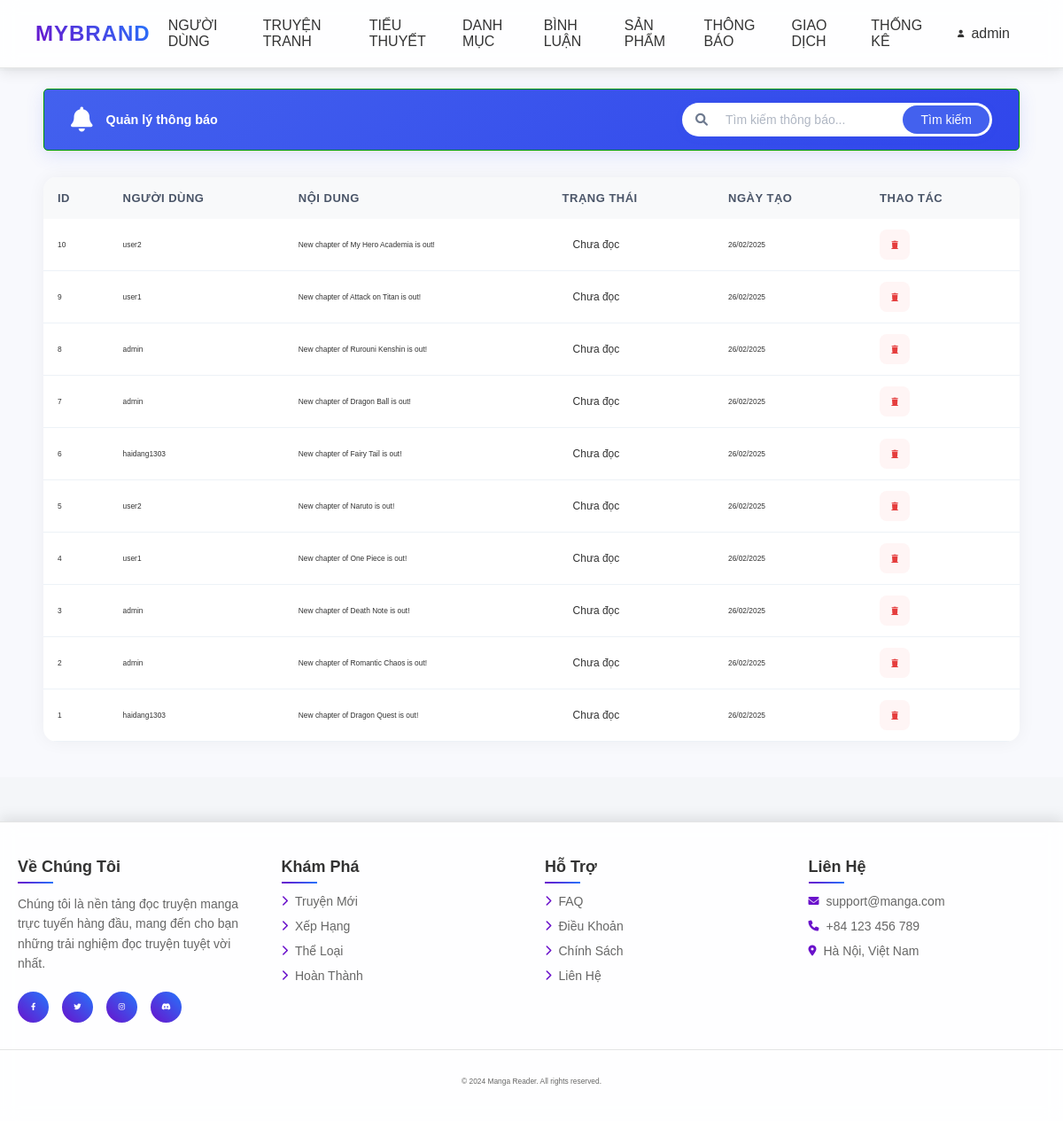
Page /app/admin/index.php?act=list_notifications (signed in) on the committed database.
### tables this page shows
CREATE TABLE `notifications` (
  `notification_id` int(11) NOT NULL,
  `user_id` int(11) NOT NULL,
  `content` text NOT NULL,
  `is_read` tinyint(1) DEFAULT 0,
  `created_at` timestamp NOT NULL DEFAULT current_timestamp()
);

CREATE TABLE `users` (
  `user_id` int(11) NOT NULL,
  `user_email` varchar(255) NOT NULL,
  `password` varchar(255) NOT NULL,
  `username` varchar(100) NOT NULL,
  `role` enum('admin','user') DEFAULT 'user',
  `created_at` timestamp NOT NULL DEFAULT current_timestamp()
);

### app/models/pdo.php (called while the page is built, shortened)
<?php
function pdo_get_connection(){
    $dburl = "mysql:host=localhost;dbname=comic;charset=utf8mb4";
    $username = 'root';
    $password = '';
    $conn = new PDO($dburl, $username, $password);
    $conn->setAttribute(PDO::ATTR_ERRMODE, PDO::ERRMODE_EXCEPTION);
    return $conn;
}
function pdo_query($sql){
    $sql_args = array_slice(func_get_args(), 1);
    try{
        $conn = pdo_get_connection();
        $stmt = $conn->prepare($sql);
        $stmt->execute($sql_args);
        $rows = $stmt->fetchAll();
        return $rows;
    }
    catch(PDOException $e){
        throw $e;
    }
    finally{
        unset($conn);
    }
}

### app/admin/model/NotificationsModel.php (called while the page is built, shortened)
<?php
function loadall_notifications($keyword = "") {
    $sql = "SELECT n.*, u.username
            FROM notifications n
            LEFT JOIN users u ON n.user_id = u.user_id";
    $sql .= " ORDER BY n.created_at DESC";
    return pdo_query($sql);
}

### app/admin/view/notifications/list.php (the view, shortened to what this page needs)
<!DOCTYPE html>
<html lang="vi">
<head>
    <link rel="stylesheet" href="public/css/admin.css">
    <link rel="stylesheet" href="public/css/index.css">
    <link rel="stylesheet" href="https://cdnjs.cloudflare.com/ajax/libs/font-awesome/6.0.0/css/all.min.css">
</head>
<body>
    <div class="main-content">
        <div class="header">
            <div class="header-title">
                <h1><i class="fas fa-bell"></i> Quản lý thông báo</h1>
            </div>
            <div class="search-box">
                <form action="index.php?act=list_notifications" method="POST">
                    <div class="search-wrapper">
                        <i class="fas fa-search search-icon"></i>
                        <input type="text" name="keyword" placeholder="Tìm kiếm thông báo...">
                        <button type="submit" name="timkiem">Tìm kiếm</button>
                    </div>
                </form>
            </div>
        </div>
        <div class="content">
            <div class="users-table">
                <table>
                    <thead>
                        <tr>
                            <th>ID</th>
                            <th>Người dùng</th>
                            <th>Nội dung</th>
                            <th>Trạng thái</th>
                            <th>Ngày tạo</th>
                            <th>Thao tác</th>
                        </tr>
                    </thead>
                    <tbody>
                        <?php
                        if(isset($listnotifications) && count($listnotifications) > 0) {
                            foreach ($listnotifications as $notification) {
                                extract($notification);
                                $trang_thai = $is_read ? "Đã đọc" : "Chưa đọc";
                                $xoa_notification = "index.php?act=xoa_notification&notification_id=".$notification_id;
                                echo '<tr>
                                        <td>'.htmlspecialchars($notification_id).'</td>
                                        <td>'.htmlspecialchars($username).'</td>
                                        <td>'.htmlspecialchars($content).'</td>
                                        <td><span class="role-badge '.($is_read ? 'read' : 'unread').'">'.$trang_thai.'</span></td>
                                        <td>'.date('d/m/Y', strtotime($created_at)).'</td>
                                        <td class="actions">
                                            <a href="'.$xoa_notification.'" class="delete-btn"
                                               onclick="return confirm(\'Bạn có chắc muốn xóa thông báo này?\')"
                                               title="Xóa">
                                                <i class="fas fa-trash"></i>
                                            </a>
                                        </td>
                                    </tr>';
                            }
                        } else {
                            echo '<tr><td colspan="6" class="text-center">Không có thông báo nào</td></tr>';
                        }
                        ?>
                    </tbody>
                </table>
            </div>
        </div>
    </div>
</body>
</html>

### public/css/admin.css (style rules this page uses)
:root { --primary: #4361ee; --primary-dark: #3046eb; --primary-light: #eef2ff; --secondary: #2b3ff7; --text-dark: #1e2532; --text-light: #6e7a8f; --white: #ffffff; --bg-light: #f8f9fd; }
* { margin: 0; padding: 0; box-sizing: border-box; }
body { font-family: 'Segoe UI', Tahoma, Geneva, Verdana, sans-serif; background: #f4f6f9; color: #333; }
.main-content { padding: 20px; margin: 80px auto 0; width: 100%; position: relative; min-height: calc(100vh - 80px); background: var(--bg-light); }
.content { width: 95%; margin: 0 auto; }
.header { display: flex; justify-content: space-between; align-items: center; margin: 0 auto 30px; background: linear-gradient(145deg, var(--primary), var(--primary-dark)); padding: 0px 10px; border-radius: 20px; box-shadow: 0 5px 20px rgba(67, 97, 238, 0.15); width: 95%; }
.header-title { flex: 1; }
.header-title h1 { color: var(--white); font-size: 26px; font-weight: 600; display: flex; align-items: center; gap: 15px; }
.header-title h1 i { color: var(--white); font-size: 28px; }
.search-box { margin-left: auto; padding-right: 20px; }
.search-wrapper { position: relative; display: flex; align-items: center; background: var(--white); border-radius: 30px; padding: 3px 3px 3px 15px; transition: all 0.3s ease; box-shadow: 0 2px 10px rgba(67, 97, 238, 0.08); width: 350px; }
.search-icon { color: var(--text-light); font-size: 14px; margin-right: 8px; }
.search-wrapper input[type="text"] { flex: 1; padding: 8px 12px; border: none; background: transparent; font-size: 14px; color: var(--text-dark); width: 100%; }
.search-wrapper input[type="text"]::placeholder { color: #b0b7c3; font-size: 14px; }
.search-wrapper button { background: var(--primary); color: var(--white); border: none; padding: 8px 20px; border-radius: 30px; font-size: 14px; font-weight: 500; cursor: pointer; transition: all 0.3s ease; }
.users-table { background: #ffffff; border-radius: 15px; box-shadow: 0 0 20px rgba(0, 0, 0, 0.05); overflow: hidden; margin: 20px 0; }
.users-table table { width: 100%; border-collapse: separate; border-spacing: 0; }
.users-table thead tr { background: #f8f9fa; border-bottom: 2px solid #edf2f7; }
.users-table th { padding: 16px; font-size: 13px; font-weight: 600; color: #4a5568; text-transform: uppercase; letter-spacing: 0.5px; text-align: left; }
.users-table td { padding: 16px; vertical-align: middle; border-bottom: 1px solid #edf2f7; }
.edit-btn, .delete-btn { width: 34px; height: 34px; display: inline-flex; align-items: center; justify-content: center; border-radius: 8px; transition: all 0.2s ease; }
.delete-btn { background: #fff5f5; color: #e53e3e; }
.role-badge { padding: 6px 12px; border-radius: 20px; font-size: 12px; font-weight: 500; display: inline-block; }
* { box-sizing: border-box; font-family: sans-serif; font-size: 0.7vw ; }
.header { background-color: #1a8b93 ; border: 1px #090 solid; font-size: 1vw; color: blue; border-radius: 5px; }
.header h1 { margin: 20px; font-size: 1.2vw; }
.users-table th:last-child, .users-table td:last-child { width: auto; white-space: normal; overflow: visible; text-overflow: clip; padding: 12px 20px; }

### public/css/home.css (style rules this page uses)
* { margin: 0; padding: 0; box-sizing: border-box; }
body { font-family: "Poppins", sans-serif; background: #f0f4f8; color: #333; overflow-x: hidden; }

### rows in the picture
notifications: notification_id "10", user.username "user2", content "New chapter of My Hero Academia is out!", is_read "Chưa đọc", created_at "26/02/2025"
notifications: notification_id "9", user.username "user1", content "New chapter of Attack on Titan is out!", is_read "Chưa đọc", created_at "26/02/2025"
notifications: notification_id "8", user.username "admin", content "New chapter of Rurouni Kenshin is out!", is_read "Chưa đọc", created_at "26/02/2025"
notifications: notification_id "7", user.username "admin", content "New chapter of Dragon Ball is out!", is_read "Chưa đọc", created_at "26/02/2025"
notifications: notification_id "6", user.username "haidang1303", content "New chapter of Fairy Tail is out!", is_read "Chưa đọc", created_at "26/02/2025"
notifications: notification_id "5", user.username "user2", content "New chapter of Naruto is out!", is_read "Chưa đọc", created_at "26/02/2025"
notifications: notification_id "4", user.username "user1", content "New chapter of One Piece is out!", is_read "Chưa đọc", created_at "26/02/2025"
notifications: notification_id "3", user.username "admin", content "New chapter of Death Note is out!", is_read "Chưa đọc", created_at "26/02/2025"
notifications: notification_id "2", user.username "admin", content "New chapter of Romantic Chaos is out!", is_read "Chưa đọc", created_at "26/02/2025"
notifications: notification_id "1", user.username "haidang1303", content "New chapter of Dragon Quest is out!", is_read "Chưa đọc", created_at "26/02/2025"

### other values in the picture
$user['username'] "admin"
